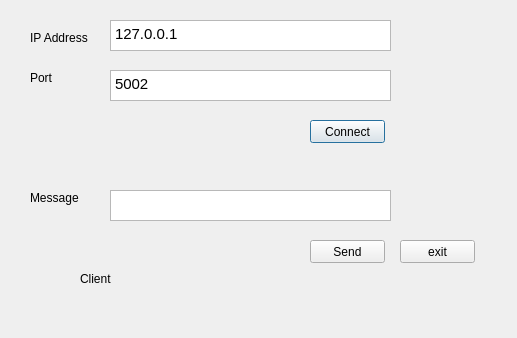
<?xml version="1.0" encoding="UTF-8"?>
<ui version="4.0">
 <class>Dialog</class>
 <widget class="QDialog" name="Dialog">
  <property name="geometry">
   <rect>
    <x>0</x>
    <y>0</y>
    <width>517</width>
    <height>338</height>
   </rect>
  </property>
  <property name="windowTitle">
   <string>Dialog</string>
  </property>
  <widget class="QLabel" name="label">
   <property name="geometry">
    <rect>
     <x>30</x>
     <y>30</y>
     <width>61</width>
     <height>16</height>
    </rect>
   </property>
   <property name="text">
    <string>&lt;html&gt;&lt;head/&gt;&lt;body&gt;&lt;p&gt;IP Address&lt;/p&gt;&lt;/body&gt;&lt;/html&gt;</string>
   </property>
  </widget>
  <widget class="QTextEdit" name="textEditIP">
   <property name="geometry">
    <rect>
     <x>110</x>
     <y>20</y>
     <width>281</width>
     <height>31</height>
    </rect>
   </property>
   <property name="html">
    <string>&lt;!DOCTYPE HTML PUBLIC &quot;-//W3C//DTD HTML 4.0//EN&quot; &quot;http://www.w3.org/TR/REC-html40/strict.dtd&quot;&gt;
&lt;html&gt;&lt;head&gt;&lt;meta name=&quot;qrichtext&quot; content=&quot;1&quot; /&gt;&lt;style type=&quot;text/css&quot;&gt;
p, li { white-space: pre-wrap; }
&lt;/style&gt;&lt;/head&gt;&lt;body style=&quot; font-family:'Ubuntu'; font-size:11pt; font-weight:400; font-style:normal;&quot;&gt;
&lt;p style=&quot; margin-top:0px; margin-bottom:0px; margin-left:0px; margin-right:0px; -qt-block-indent:0; text-indent:0px;&quot;&gt;127.0.0.1&lt;/p&gt;&lt;/body&gt;&lt;/html&gt;</string>
   </property>
  </widget>
  <widget class="QTextEdit" name="textEditPort">
   <property name="geometry">
    <rect>
     <x>110</x>
     <y>70</y>
     <width>281</width>
     <height>31</height>
    </rect>
   </property>
   <property name="html">
    <string>&lt;!DOCTYPE HTML PUBLIC &quot;-//W3C//DTD HTML 4.0//EN&quot; &quot;http://www.w3.org/TR/REC-html40/strict.dtd&quot;&gt;
&lt;html&gt;&lt;head&gt;&lt;meta name=&quot;qrichtext&quot; content=&quot;1&quot; /&gt;&lt;style type=&quot;text/css&quot;&gt;
p, li { white-space: pre-wrap; }
&lt;/style&gt;&lt;/head&gt;&lt;body style=&quot; font-family:'Ubuntu'; font-size:11pt; font-weight:400; font-style:normal;&quot;&gt;
&lt;p style=&quot; margin-top:0px; margin-bottom:0px; margin-left:0px; margin-right:0px; -qt-block-indent:0; text-indent:0px;&quot;&gt;5002&lt;/p&gt;&lt;/body&gt;&lt;/html&gt;</string>
   </property>
  </widget>
  <widget class="QLabel" name="label_2">
   <property name="geometry">
    <rect>
     <x>30</x>
     <y>70</y>
     <width>61</width>
     <height>16</height>
    </rect>
   </property>
   <property name="text">
    <string>&lt;html&gt;&lt;head/&gt;&lt;body&gt;&lt;p&gt;Port&lt;/p&gt;&lt;/body&gt;&lt;/html&gt;</string>
   </property>
  </widget>
  <widget class="QPushButton" name="pushButtonConnect">
   <property name="geometry">
    <rect>
     <x>310</x>
     <y>120</y>
     <width>75</width>
     <height>23</height>
    </rect>
   </property>
   <property name="text">
    <string>Connect</string>
   </property>
  </widget>
  <widget class="QTextEdit" name="textEditMesage">
   <property name="geometry">
    <rect>
     <x>110</x>
     <y>190</y>
     <width>281</width>
     <height>31</height>
    </rect>
   </property>
  </widget>
  <widget class="QLabel" name="label_3">
   <property name="geometry">
    <rect>
     <x>30</x>
     <y>190</y>
     <width>61</width>
     <height>16</height>
    </rect>
   </property>
   <property name="text">
    <string>&lt;html&gt;&lt;head/&gt;&lt;body&gt;&lt;p&gt;Message&lt;/p&gt;&lt;/body&gt;&lt;/html&gt;</string>
   </property>
  </widget>
  <widget class="QPushButton" name="pushButtonSend">
   <property name="geometry">
    <rect>
     <x>310</x>
     <y>240</y>
     <width>75</width>
     <height>23</height>
    </rect>
   </property>
   <property name="text">
    <string>Send</string>
   </property>
  </widget>
  <widget class="QLabel" name="label_4">
   <property name="geometry">
    <rect>
     <x>80</x>
     <y>270</y>
     <width>67</width>
     <height>17</height>
    </rect>
   </property>
   <property name="text">
    <string>Client</string>
   </property>
  </widget>
  <widget class="QPushButton" name="pushButton">
   <property name="geometry">
    <rect>
     <x>400</x>
     <y>240</y>
     <width>75</width>
     <height>23</height>
    </rect>
   </property>
   <property name="text">
    <string>exit</string>
   </property>
  </widget>
 </widget>
 <layoutdefault spacing="6" margin="11"/>
 <resources/>
 <connections/>
</ui>
